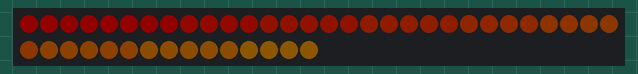
This sketch was run on a simulated Arduino Uno, built with avr-gcc and run on an emulated ATmega328P. On the bench: 45 RGB LEDs in strip order, left to right, continuing on the next row. Dim RGB values are drawn brighter than linear; random numbers use the default seed unless the sketch sets one.

Above: at 0.15 s.
At 4.38 s:
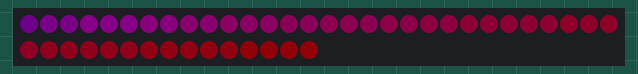
At 9.81 s:
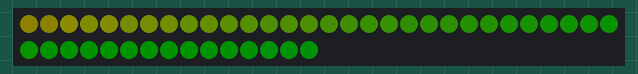
At 19.78 s:
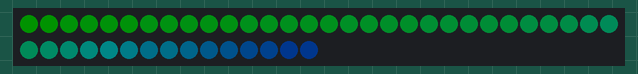
At 29.74 s:
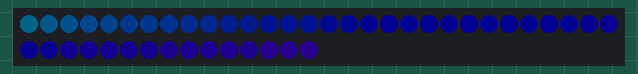
At 39.7 s:
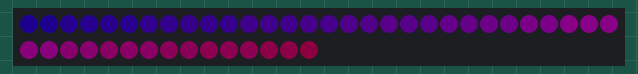

The sketch:

mask.ino
```cpp
#include <FastLED.h>
#define NUM_LEDS 45
#define DATA_PIN 6
#define BRIGHTNESS 100
#define SATURATION 255
CRGB leds[NUM_LEDS];

/*
row 1: 6-0
row 2: 7-14
row 3: 21-15
row 4: 22-29
row 5: 36-30
row 6: 37-44*/

void setup() {
  FastLED.addLeds<NEOPIXEL, DATA_PIN>(leds, NUM_LEDS);
  FastLED.setBrightness(125);
}

void loop() {
  //TODO: Add hardware to be able to swap between modes without redeploying code :P
  rainbow();
}

void reset() {
  for (int i = 0; i < NUM_LEDS; i++) {
    leds[i] = CRGB::Black;
  }
}

void singleColor(int r, int g, int b) {
  for (int i = 0; i < NUM_LEDS; i++) {
    leds[i].setRGB(r, g, b);
  }
  FastLED.show();
  delay(30);
}

void singleColor(CRGB color) {
  for (int i = 0; i < NUM_LEDS; i++) {
    leds[i] = color;
  }
  FastLED.show();
  delay(30);
}

//I found this on stack overflow im lazy
void rainbow() {
  for (int j = 0; j < 255; j++) {
    for (int i = 0; i < NUM_LEDS; i++) {
      leds[i] = CHSV(i - (j * 2), SATURATION, BRIGHTNESS);
    }
    FastLED.show();
    delay(25); /*Speed adjust*/
  }
}

//TODO: attach basic mic inside mask to be able to have mask "talk"
void mouthOpen() {
  reset();
  for(int i = 20; i > 15; i--) {
    leds[i] = CRGB::Red;
    leds[i + 15] = CRGB::Red;
  }
  leds[23] = CRGB::Red;
  leds[28] = CRGB::Red;
  FastLED.show();
  delay(30);
}

void mouthClosed() {
  reset();
  for(int i = 23; i <= 28; i++) {
    leds[i] = CRGB::Red;
  }
  FastLED.show();
  delay(30);
}

void smile() { //:)
  reset();
  for(int i = 34; i > 31; i--) {
    leds[i] = CRGB::Red;
  }
  leds[23] = CRGB::Red;
  leds[28] = CRGB::Red;
  FastLED.show();
  delay(30);
}

void fire() {
  //Generating randomized fire
  /*red, orange, white
  row 6 always red
  row 5 has a likely chance to be red, chance to be black, chance to be orange
  if not black, next row up has a chance to be the next color up, same color, or black
  the lower the level the more stable, less often it changes.
  */
  for(int i = 37; i < NUM_LEDS; i++) {
     leds[i] = CRGB::Red;
  }
  /*row 5*/
  int prev = 0;
  int r = random(10);

  for(int i = 36; i >= 30; i--) {
    int c = random(2);
    if(c <= 1)
      r = random(10);
    if(prev >= 3)
      r +=1;
    if(r < 2){
      fireSpread(i, CRGB::Black, 0);
    }
     else if(r < 3) {
      fireSpread(i, CRGB::Orange, 0);
     }
     else
      fireSpread(i, CRGB::Red, 0);
    prev = r;
  }
  for(int i = 6; i >= 0; i--) {
    int c = random(20);
    if(c == 0)
    leds[i] = CRGB::White;
  }
  FastLED.show();
  reset();
  delay(115);
}

void fireSpread(int i, CRGB::HTMLColorCode color, int mod) {
  int c = random(1);
  int r = random(10) - mod;
  int newNum = i - 7 - c;
  if(newNum < 0)
    return;
  leds[i] = color;
  if(color == CRGB::Red) {
        if(r < 6){
      fireSpread(newNum, CRGB::Black, mod + 1);
    }
     else if(r < 7) {
      fireSpread(newNum, CRGB::Orange, mod + 1);
     }
     else {
      fireSpread(newNum, CRGB::Red, mod + 1);
     }
  }
  else if(color == CRGB::Orange) {
        if(r < 5){
      fireSpread(newNum, CRGB::Black, mod + 1);
    }
     else {
      fireSpread(newNum, CRGB::White, mod - 1);
     }
  }
  else if(color == CRGB::White) {
        if(r < 4){
      fireSpread(newNum, CRGB::Black, mod + 1);
    }
     else {
      fireSpread(newNum, CRGB::White, mod - 1);
     }
  }
}

//TODO: Work in progress. Need to make multiple beams be able to spawn at once, probably requires a total rework or maybe just multithread the arduino gg ez
void rainbowRoad() {
  int spd = random(7) * 20 + 20;
  int row = random(5);
  rainbowBeam(row, spd);
}

void rainbowBeam(int row, int spd) {
  //Coming back a week later to look at this, this system of numbering rows/columns alternating forwards/backwards is absolutely incomprehensible
  int n = 9;
  if(row % 2 == 0) { //even rows
    int p = (row)/2;
    int rowStart = p * 14 + (row - p);
    for(int i = 6 + n + rowStart; i >= rowStart; i--) {
      if(i - n >= rowStart) {
        leds[i - n] = CRGB::White;
      }
      for(int j = 1; j < n; j ++) {
        if(i+j - n < 7 + rowStart && i + j - n >= rowStart) {
        leds[i + j - n] = CHSV(360 - (n - j) * 360/(n-1), SATURATION, BRIGHTNESS);
        }
      }
      FastLED.show();
      reset();
      delay(spd);
    }
    //i could not explain this code if i tried
  } else {
    int p = (row -1)/2;
    int rowStart = p * 14 + (row - p);
    for(int i = 7 + rowStart; i <= 13 + rowStart + n ; i++) {
      if(i <= 13 + rowStart) {
        leds[i] = CRGB::White;
      }
      for(int j = 1; j < n; j ++) {
        if(i + j - n < 14 + rowStart && i + j - n >= 6 + rowStart) {
        leds[i + j - n] = CHSV(360 - (n - j  + 1) * 360/(n-1), SATURATION, BRIGHTNESS);
        }
      }
      FastLED.show();
      reset();
      delay(spd);
    }
  }

  delay(30);
}

//You know exactly what this does
void carameldansen() {
  int numColors = 4;
  CRGB colors[numColors] = {CRGB::Red, CRGB::Green, CRGB:: Blue, CRGB::Purple};
  for(int i = 0; i < numColors; i++) {
    singleColor(colors[i]);
    delay(350);
  }
}
```
